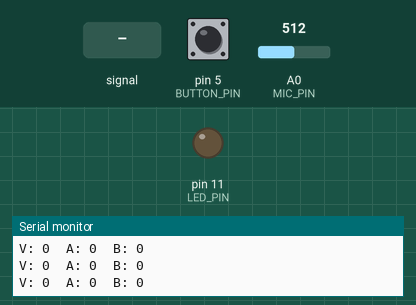
A sketch run on a simulated Arduino Uno, built with avr-gcc and run on an emulated ATmega328P. Parts: output pins drawn as LEDs (lit = HIGH), the last lines printed to the serial monitor. Inputs (shaded band) come from the test bench; at power-on: A0 (MIC_PIN) = 512, pin 5 (BUTTON_PIN) HIGH.

Above: at 6.2 s.
6.3 s: A0 (MIC_PIN) fed a 50 Hz sine of ±306 counts around its level
At 7.9 s:
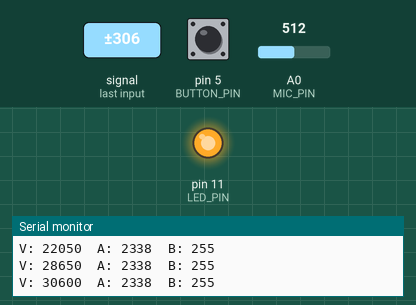
9.3 s: A0 (MIC_PIN) set to 716
12.3 s: A0 (MIC_PIN) fed a 200 Hz sine of ±81 counts around its level
At 12.51 s:
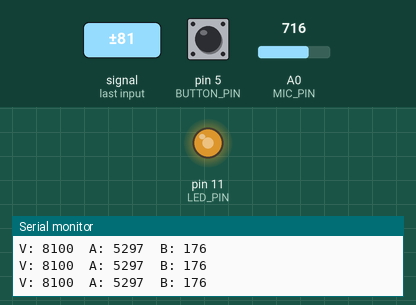
15.3 s: A0 (MIC_PIN) fed a 1000 Hz sine of ±255 counts around its level
18.3 s: A0 (MIC_PIN) set to 900
Timing chart, 0 to 21.3 s (numbered marks = the images above; inputs shaded):
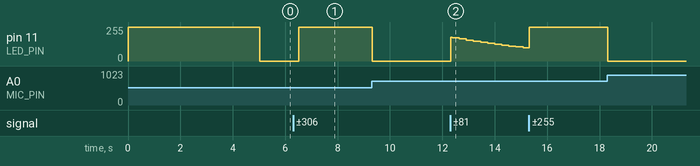

The sketch:

totem.ino
```cpp
/* Trevor Calderwood
 * Sound reactive LED necklace
 * Designed for use with Arduino Uno
 */
/* -------------------------------- CONFIG --------------------------------- */
/* DEBUG bits:
 * bit 1: Print Volume, Average, and Brightness in lightLED()
 * bit 2: Print "Complete window refresh" every time wx = 0
 * bit 3: Print iteration inside of getVolume
 * bit 4: Print milliseconds elapsed inside of getVolume() for each iteration
 */
#define DEBUG 1
// Arduino board pins
#define LED_PIN 11 // must be capable of PWM output
#define MIC_PIN A0 // must allow analog reads
#define BUTTON_PIN 5 // must have internal pullup
// sample and average defns
#define PEAK 1.9 // Max brightness when volume >= continuousAvg * PEAK
#define VALLEY 0.7 // Min brightness when volume <= continuousAvg * VALLEY
#define SAMPLE_TIME 10 // n milliseconds in volume sample in getVolume()
#define WINDOW_SIZE 50 // n averages in continuous window
#define RUNNING_ITERS 10 // n samples in local average in setup() and loop()
/* Tunings:
 * Arduino Uno: (5V): 2.0, 0.7, 20, 50, 3
 */

/* ------------------------------- GLOBALS -------------------------------- */
// continuous average. Is not divided by WINDOW_SIZE to increase accuracy
unsigned long int continuousAvg;
// window (buffer) of average values. Oldest value is replaced by newest value
unsigned long int averageWindow[WINDOW_SIZE];
int wx; // window index
int mode = 0;
/* Modes
 * 0: Reacts to sound (default)
 * 1: Solid color
 *
 */

/* ------------------------------- HELPERS -------------------------------- */
// returns the volume (amplitude) of MIC sampled for SAMPLE_ITERS times
unsigned long int getVolume() {
  #if DEBUG & 4
  int i = 0;
  #endif
  unsigned long int sample, volume;
  int max = 0;
  int min = 1023;

  unsigned long startTime = millis();
  while(millis() - startTime < SAMPLE_TIME) {
    #if DEBUG & 8
    Serial.println(millis() - startTime);
    #endif
    sample = analogRead(MIC_PIN);
    if(sample > max) {
      max = sample;
    }
    if(sample < min) {
      min = sample;
    }
    #if DEBUG & 4
    i++;
    #endif
  }
  #if DEBUG & 4
  Serial.println(i);
  #endif
  volume = max - min;
  return volume;
}

void lightLed(unsigned long int volume, unsigned long int average) {
  #if DEBUG & 1
  Serial.print("V: ");
  Serial.print(volume);
  Serial.print("  A: ");
  Serial.print(average);
  #endif

  int brightness;
  switch(mode) {
  case 1:
	  brightness = 255;
  default:
	  brightness = map(volume, average * VALLEY, average * PEAK, 0, 255);
  }

  brightness = constrain(brightness, 0, 255);
  analogWrite(LED_PIN, brightness);

  #if DEBUG & 1
  Serial.print("  B: ");
  Serial.print(brightness);
  Serial.println();
  #endif
}

/* --------------------------------- MAIN ---------------------------------- */
void setup() {
  // pin init
  pinMode(LED_PIN, OUTPUT);
  pinMode(MIC_PIN, INPUT);
  pinMode(BUTTON_PIN, INPUT_PULLUP);
  #if DEBUG
  Serial.begin(9600);
  #endif

  digitalWrite(LED_PIN, HIGH);
  unsigned long int volume;
  unsigned long int innerAvg;
  continuousAvg = 0;
  // get initial averages and fill window
  for(wx = 0; wx < WINDOW_SIZE; wx++) {
    innerAvg = 0;
    for(int i = 0; i < RUNNING_ITERS; i++) {
      volume = getVolume();
      innerAvg += volume;
    }
    innerAvg /= RUNNING_ITERS;
    averageWindow[wx] = innerAvg;
    continuousAvg += innerAvg;
  }
  wx = 0;
  digitalWrite(LED_PIN, LOW);
}

void loop() {
	// Calculates innerAvg for RUNNING_ITERS. Replaces oldest averageWindow[]
	// with innerAvg. Also lights LEDs with each new volume reading.
	unsigned long int volume;
	unsigned long int innerAvg = 0;
	// calculate inner average
	for(int j = 0; j < RUNNING_ITERS; j++) {
		volume = getVolume();
		innerAvg += volume;
		// * by WINDOW_SIZE because continuousAvg is not / by WINDOW_SIZE
		lightLed(volume * WINDOW_SIZE, continuousAvg);
	}
	innerAvg /= RUNNING_ITERS;
	// update continuousAvg and replace oldest value in window
	continuousAvg -= averageWindow[wx];
	continuousAvg += innerAvg;
	averageWindow[wx] = innerAvg;
	wx++;
	if(wx == WINDOW_SIZE) {
		wx = 0;
        #if DEBUG & 2
		Serial.println("Complete window refresh");
        #endif
	}
	// switch modes if button is pressed
	if(digitalRead(BUTTON_PIN) == LOW) {
		switch(mode) {
		case 0:
			mode = 1;
			break;
		default:
			mode = 0;
		}
	}
}
```

Measured:
- after the input at 6.3 s, pin 11 (LED_PIN): 0/255 → 255/255 after 0.21 s
